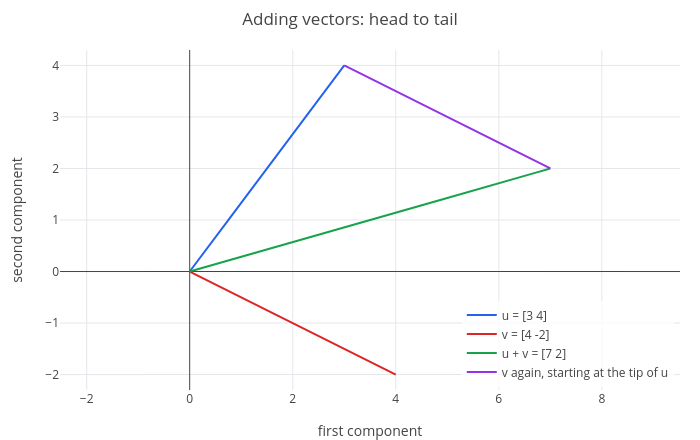

This figure's notebook cell:
### Markdown cell above
The plot draws $u$, $v$ and $u + v$ as arrows from the origin. Each arrow is a straight segment
`parametric(s*a, s*b, s, 0, 1)`: the points $s\cdot[a\ b]$ for $s$ from 0 to 1. The axes are the two components.

### Code cell
p = show(parametric(3*s, 4*s, s, 0, 1), parametric(4*s, -2*s, s, 0, 1), parametric(7*s, 2*s, s, 0, 1), parametric(3 + 4*s, 4 - 2*s, s, 0, 1));
p = legend(p, "u = [3 4]", "v = [4 -2]", "u + v = [7 2]", "v again, starting at the tip of u");
labels(title(p, "Adding vectors: head to tail"), "first component", "second component")

### Figure 1 — Plotly figure (JSON) as saved in the notebook; plotly's stock layout.template omitted (floating-point values rounded to 4 significant figures; data arrays with more than 128 entries replaced by an {"elided": "..."} marker saying what was removed)
{"data": [{"line": {"color": "#2563eb", "width": 2}, "mode": "lines", "name": "u = [3 4]", "type": "scatter", "x": {"elided": "402 float values"}, "y": {"elided": "402 float values"}}, {"line": {"color": "#dc2626", "width": 2}, "mode": "lines", "name": "v = [4 -2]", "type": "scatter", "x": {"elided": "402 float values"}, "y": {"elided": "402 float values"}}, {"line": {"color": "#16a34a", "width": 2}, "mode": "lines", "name": "u + v = [7 2]", "type": "scatter", "x": {"elided": "402 float values"}, "y": {"elided": "402 float values"}}, {"line": {"color": "#9333ea", "width": 2}, "mode": "lines", "name": "v again, starting at the tip of u", "type": "scatter", "x": {"elided": "402 float values"}, "y": {"elided": "402 float values"}}], "layout": {"height": 440, "legend": {"bgcolor": "rgba(255,255,255,0.8)", "x": 0.99, "xanchor": "right", "y": 0.01, "yanchor": "bottom"}, "margin": {"b": 50, "l": 60, "r": 20, "t": 50}, "showlegend": true, "title": {"text": "Adding vectors: head to tail"}, "width": 700, "xaxis": {"title": {"text": "first component"}, "zeroline": true}, "yaxis": {"range": [-2.3, 4.3], "scaleanchor": "x", "scaleratio": 1, "title": {"text": "second component"}, "zeroline": true}}}
